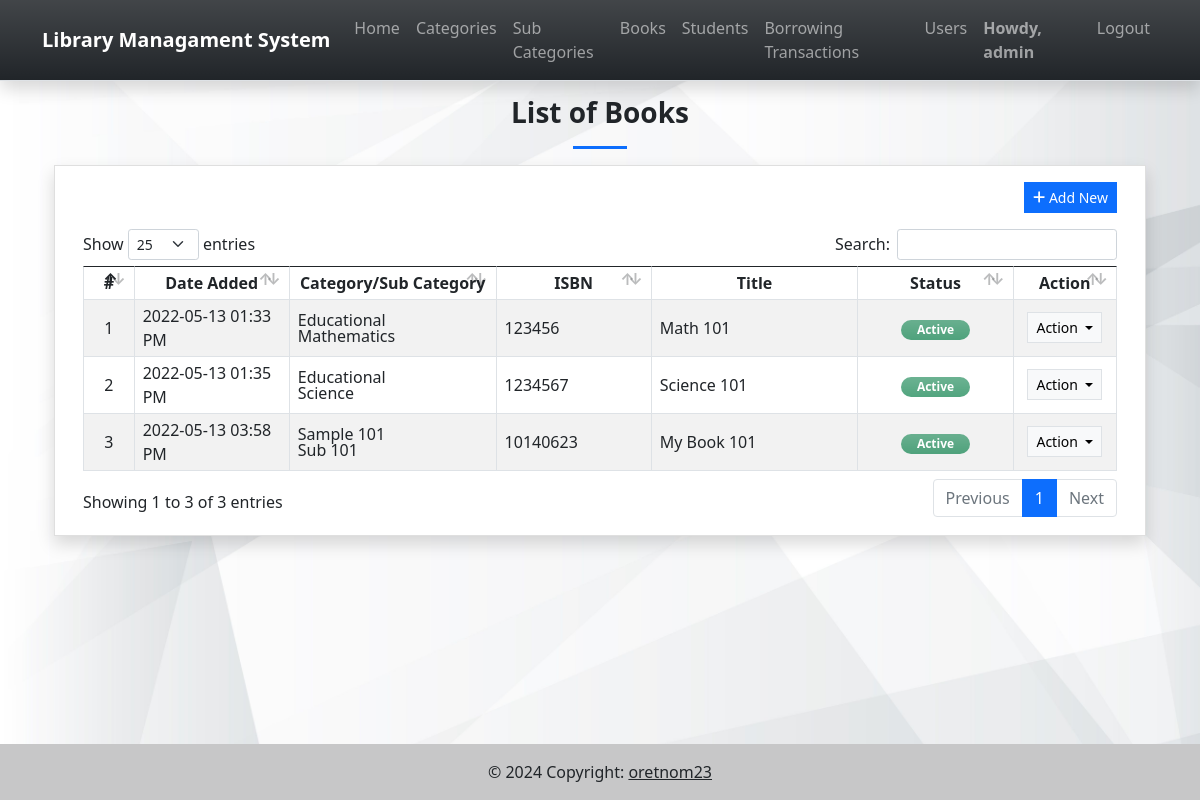
The app's page /books (signed in) with its own data.
### lmsApp/models.py (models this page shows, shortened)
class Books(models.Model):
    sub_category = models.ForeignKey(SubCategory, on_delete= models.CASCADE)
    isbn = models.CharField(max_length=250)
    title = models.CharField(max_length=250)
    description = models.TextField(blank=True, null= True)
    author = models.TextField(blank=True, null= True)
    publisher = models.CharField(max_length=250)
    date_published = models.DateTimeField()
    status = models.CharField(max_length=2, choices=(('1','Active'), ('2','Inactive')), default = 1)
    delete_flag = models.IntegerField(default = 0)
    date_added = models.DateTimeField(default = timezone.now)
    date_created = models.DateTimeField(auto_now = True)
    class Meta:
        verbose_name_plural = "List of Books"

class SubCategory(models.Model):
    category = models.ForeignKey(Category, on_delete= models.CASCADE)
    name = models.CharField(max_length=250)
    description = models.TextField(blank=True, null= True)
    status = models.CharField(max_length=2, choices=(('1','Active'), ('2','Inactive')), default = 1)
    delete_flag = models.IntegerField(default = 0)
    date_added = models.DateTimeField(default = timezone.now)
    date_created = models.DateTimeField(auto_now = True)
    class Meta:
        verbose_name_plural = "List of Categories"

class Category(models.Model):
    name = models.CharField(max_length=250)
    description = models.TextField(blank=True, null= True)
    status = models.CharField(max_length=2, choices=(('1','Active'), ('2','Inactive')), default = 1)
    delete_flag = models.IntegerField(default = 0)
    date_added = models.DateTimeField(default = timezone.now)
    date_created = models.DateTimeField(auto_now = True)
    class Meta:
        verbose_name_plural = "List of Categories"

### lmsApp/views.py (the view)
# urls.py: path('books',views.books,name='book-page'),
@login_required
def books(request):
    context = context_data(request)
    context['page'] = 'book'
    context['page_title'] = "Book List"
    context['books'] = models.Books.objects.filter(delete_flag = 0).all()
    return render(request, 'books.html', context)

### lmsApp/views.py (called while the page is built)
def context_data(request):
    fullpath = request.get_full_path()
    abs_uri = request.build_absolute_uri()
    abs_uri = abs_uri.split(fullpath)[0]
    context = {
        'system_host' : abs_uri,
        'page_name' : '',
        'page_title' : '',
        'system_name' : 'Library Managament System',
        'topbar' : True,
        'footer' : True,
    }
    return context

### lmsApp/templates/books.html (shortened to what this page needs)
{% extends 'base.html' %} {% load static %} {% block pageContent %}
<section class="py-4">
    <div class="container">
        <h3 class="fw-bolder text-center">List of Books</h3>
        <center>
            <hr class="bg-primary opacity-100" style="height:3px" width="5%">
        </center>
        <div class="card rounded-0 shadow">
            <div class="card-body">
                <div class="container-fluid">
                    <div class="text-end mb-3">
                        <button class="btn btn-sm btn-primary rounded-0 bg-gradient-primary" type="button" id="create_new"><i class="fa fa-plus"></i> Add New</button>
                    </div>
                    <table class="table table-bordered table-striped" id="book-tbl">
                        <colgroup>
                            <col width="5%">
                            <col width="15%">
                            <col width="20%">
                            <col width="15%">
                            <col width="20%">
                            <col width="15%">
                            <col width="10%">
                        </colgroup>
                        <thead>
                            <tr>
                                <th class="text-center">#</th>
                                <th class="text-center">Date Added</th>
                                <th class="text-center">Category/Sub Category</th>
                                <th class="text-center">ISBN</th>
                                <th class="text-center">Title</th>
                                <th class="text-center">Status</th>
                                <th class="text-center">Action</th>
                            </tr>
                        </thead>
                        <tbody>
                            {% for book in books %}
                            <tr>
                                <td class="text-center">{{ forloop.counter }}</td>
                                <td>{{ book.date_added|date:"Y-m-d h:i A"}}</td>
                                <td>
                                    <div class="lh-1">
                                        <div>{{ book.sub_category.category.name}}</div>
                                        <div>{{ book.sub_category.name}}</div>
                                    </div>
                                </td>
                                <td>{{ book.isbn}}</td>
                                <td>{{ book.title }}</td>
                                <td class="text-center">
                                    {% if book.status == '1' %}
                                    <span class="badge badge-success bg-gradient bg-success px-3 rounded-pill bg-opacity-75 text-sm py-1">Active</span> {% else %}
                                    <span class="badge badge-secondary bg-gradient bg-secondary px-3 rounded-pill bg-opacity-75 text-sm py-1">Inactive</span> {% endif %}
                                </td>
                                <td class="text-center">
                                    <div class="dropdown">
                                        <button class="btn btn-light btn-sm rounded-0 border dropdown-toggle" type="button" id="abtn{{book.pk}}" data-bs-toggle="dropdown" aria-expanded="false">
                                          Action
                                        </button>
                                    </div>
                                </td>
                            </tr>
                            {% endfor %}
                        </tbody>
                    </table>
                </div>
            </div>
        </div>
    </div>
</section>
{% endblock pageContent %}

### lmsApp/templates/base.html (shortened to what this page needs)
{% load static %} {% load customfilter %}
<!DOCTYPE html>
<html lang="en">
<head>
    <link rel="stylesheet" href="https://cdnjs.cloudflare.com/ajax/libs/font-awesome/6.1.1/css/all.min.css"
    />
    <link rel="stylesheet" href="{% static 'assets/bootstrap/css/bootstrap.min.css' %}">
    <link rel="stylesheet" href="{% static 'assets/DataTables/datatables.min.css' %}">
    <link rel="stylesheet" href="{% static 'assets/select2/dist/css/select2.min.css' %}">
    <link rel="stylesheet" href="{% static 'assets/default/css/style.css' %}">
</head>
<body class="">
    {% if topbar %} {% block TopNavigation %} {% include "TopNavigation.html" %} {% endblock TopNavigation %} {% endif %}
    <main class="py-5 mt-4">
        <div class="container mb-3">
             {% block pageContent %} {% endblock pageContent %}
        </div>
    </main>
    {% if footer %}
    <footer class="bg-light text-lg-start">
        <div class="text-center p-3" style="background-color: rgba(0, 0, 0, 0.2);">
            © {% now 'Y' %} Copyright:
            <a class="text-dark" href="https://sourcecodester.com/tips23" target="_blank">oretnom23</a>
        </div>
    </footer>
    {% endif %}
</body>
</html>

### lmsApp/templates/topNavigation.html (shortened to what this page needs)
{% load static %}
<header>
    <nav class="navbar navbar-expand-lg navbar-dark bg-dark bg-gradient fixed-top shadow border-bottom">
        <div class="container">
            <a class="navbar-brand" target="_blank" href="./">
                <b>{{system_name}}</b>
            </a>
            <div class="collapse navbar-collapse" id="navbarExample01">
                <ul class="navbar-nav me-auto mb-2 mb-lg-0" id="topNav">
                    {% if request.user.is_authenticated %}
                    <li class="nav-item">
                        <a class="nav-link" aria-current="page" href="{% url 'home-page' %}">Home</a>
                    </li>
                    <li class="nav-item">
                        <a class="nav-link" aria-current="page" href="{% url 'category-page' %}">Categories</a>
                    </li>
                    <li class="nav-item">
                        <a class="nav-link" aria-current="page" href="{% url 'sub_category-page' %}">Sub Categories</a>
                    </li>
                    <li class="nav-item">
                        <a class="nav-link" aria-current="page" href="{% url 'book-page' %}">Books</a>
                    </li>
                    <li class="nav-item">
                        <a class="nav-link" aria-current="page" href="{% url 'student-page' %}">Students</a>
                    </li>
                    <li class="nav-item">
                        <a class="nav-link" aria-current="page" href="{% url 'borrow-page' %}">Borrowing Transactions</a>
                    </li>
                    {% if request.user.is_superuser %}
                    <li class="nav-item">
                        <a class="nav-link" aria-current="page" href="{% url 'user-page' %}">Users</a>
                    </li>
                    {% endif %}
                    {% endif %}
                </ul>
                <ul class="navbar-nav d-flex flex-row">
                    {% if user.id %}
                    <li class="nav-item">
                        <a class="nav-link"  href="{% url 'profile-page' %}"><b>Howdy, {{user.username}}</b></a>
                    </li>
                    <li class="nav-item">
                        <a class="nav-link" aria-current="page" href="{% url 'logout' %}">Logout</a>
                    </li>
                    {% else %}
                    <li class="nav-item">
                        <a class="nav-link" aria-current="page" href="{% url 'login-page' %}">Login</a>
                    </li>
                    {% endif %}
                </ul>
            </div>
        </div>
    </nav>
</header>

### static/assets/default/css/style.css (style rules this page uses)
html, body { height: 100%; width: 100%; max-height: 100%; overflow: auto; display: flex; flex-direction: column; }
body>header { flex-shrink: auto; }
body>main { flex-shrink: auto; flex-grow: auto; overflow: auto; }
body>footer { flex-shrink: auto; position: absolute; bottom: 0; left: 0; width: calc(100%); }

### records on screen
Books: date_added "2022-05-13 01:33 PM", sub_category.category.name "Educational", sub_category.name "Mathematics", isbn "123456", title "Math 101", status "Active"
Books: date_added "2022-05-13 01:35 PM", sub_category.category.name "Educational", sub_category.name "Science", isbn "1234567", title "Science 101", status "Active"
Books: date_added "2022-05-13 03:58 PM", sub_category.category.name "Sample 101", sub_category.name "Sub 101", isbn "10140623", title "My Book 101", status "Active"

### other values on screen
{{ system_name }} "Library Managament System"
{{ user.username }} "admin"
